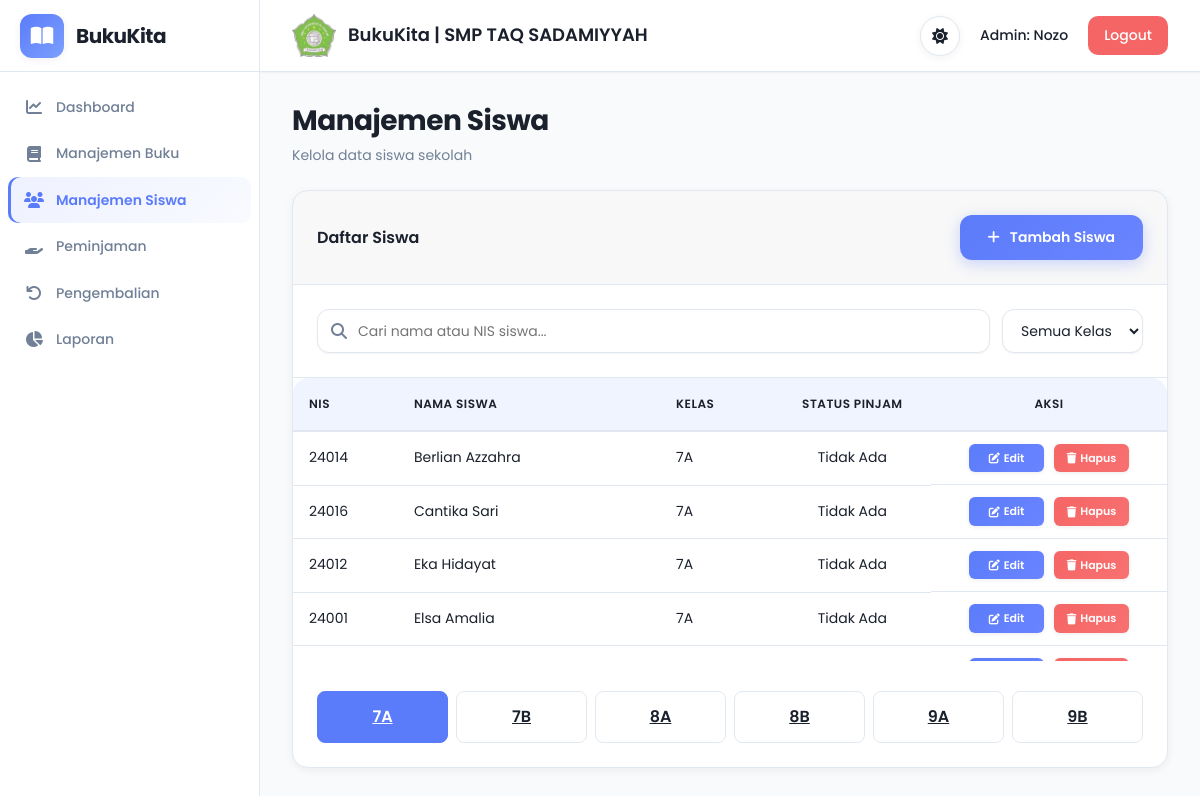
The page /pages/students.php (signed in) on the database its author committed.
### tables this page shows
CREATE TABLE IF NOT EXISTS students (
    id INT PRIMARY KEY AUTO_INCREMENT,
    student_id VARCHAR(20) UNIQUE NOT NULL,
    name VARCHAR(255) NOT NULL,
    class VARCHAR(20) NOT NULL,
    created_at TIMESTAMP DEFAULT CURRENT_TIMESTAMP
);

### includes/functions.php (called while the page is built, shortened)
<?php
function sqlStudentsOnlySMP($alias = 's') {
    return "({$alias}.class LIKE '7%' OR {$alias}.class LIKE '8%' OR {$alias}.class LIKE '9%')";
}
function getAllClasses() {
    return ['7A', '7B', '8A', '8B', '9A', '9B'];
}

### pages/students.php (the view, shortened to what this page needs)
<?php
require_once '../includes/functions.php';
$page         = (int) ($_GET['page'] ?? 1);
$search       = $_GET['search'] ?? '';
$filter_class = $_GET['class'] ?? '';
$query  = "SELECT s.*, (SELECT COUNT(*) FROM borrowings b WHERE b.student_id = s.id AND b.status = 'active') as active_borrowings FROM students s WHERE 1=1 AND " . sqlStudentsOnlySMP('s');
$params = [];
$types  = '';
$total_query = "SELECT COUNT(*) FROM students s WHERE 1=1 AND " . sqlStudentsOnlySMP('s');
$stmt = $conn->prepare($total_query);
$stmt->execute();
$total_students = $stmt->get_result()->fetch_row()[0];
$page_size      = 25;
$total_pages    = ceil($total_students / $page_size);
$offset         = ($page - 1) * $page_size;
$query   .= " ORDER BY class ASC, name ASC LIMIT ? OFFSET ?";
$params[] = $page_size;
$params[] = $offset;
$types   .= 'ii';
$stmt = $conn->prepare($query);
$stmt->bind_param($types, ...$params);
$stmt->execute();
$students = $stmt->get_result()->fetch_all(MYSQLI_ASSOC);
$all_classes = getAllClasses();
$page_labels = [];
if (empty($search) && empty($filter_class)) {
    $page_labels = $all_classes;
}
?>
<!DOCTYPE html>
<html lang="id">
<head>
    <link href="https://cdn.jsdelivr.net/npm/bootstrap@5.3.0/dist/css/bootstrap.min.css" rel="stylesheet">
    <link rel="stylesheet" href="https://cdnjs.cloudflare.com/ajax/libs/font-awesome/6.4.0/css/all.min.css">
    <link rel="stylesheet" href="../assets/css/style.css">
    <link rel="stylesheet" href="../assets/css/dark-mode.css">
</head>
<body class="dashboard-layout page-table-only">
    <div class="main-layout">
        <aside class="sidebar">
            <div class="sidebar-brand">
                <div class="book-logo">
                    <i class="fas fa-book-open"></i>
                </div>
                <span class="brand-title">BukuKita</span>
            </div>
            <nav>
                <a href="dashboard.php" class="nav-link">
                    <i class="fas fa-chart-line"></i> <span>Dashboard</span>
                </a>
                <a href="books.php" class="nav-link">
                    <i class="fas fa-book"></i> <span>Manajemen Buku</span>
                </a>
                <a href="students.php" class="nav-link active">
                    <i class="fas fa-users"></i> <span>Manajemen Siswa</span>
                </a>
                <a href="borrowing.php" class="nav-link">
                    <i class="fas fa-hand-holding"></i> <span>Peminjaman</span>
                </a>
                <a href="returning.php" class="nav-link">
                    <i class="fas fa-undo"></i> <span>Pengembalian</span>
                </a>
                <a href="reports.php" class="nav-link">
                    <i class="fas fa-chart-pie"></i> <span>Laporan</span>
                </a>
            </nav>
        </aside>
        <main class="content-wrapper">
            <nav class="navbar">
                <div class="navbar-content">
                    <div class="navbar-title">
                        <img src="../assets/uploads/logo/logo-transparent.png" alt="Logo SMP TAQ SADAMIYYAH" class="school-logo">
                        BukuKita | SMP TAQ SADAMIYYAH
                    </div>
                    <div class="navbar-user">
                        <button class="theme-toggle-btn" title="Switch Theme">
                            <i class="fas fa-sun"></i>
                        </button>
                        <span class="user-name">Admin: <?php echo htmlspecialchars($_SESSION['username']); ?></span>
                        <a href="../auth/logout.php" class="btn-logout">Logout</a>
                    </div>
                </div>
            </nav>
            <section class="dashboard-content">
        <div class="page-header">
            <h2>Manajemen Siswa</h2>
            <p>Kelola data siswa sekolah</p>
        </div>
        <div class="card table-card">
            <div class="card-header">
                <h5>Daftar Siswa</h5>
                <button class="btn btn-primary" onclick="addStudent()">
                    <i class="fas fa-plus"></i> Tambah Siswa
                </button>
            </div>
            <div class="card-body" style="border-bottom: 1px solid var(--border-color);">
                <div class="search-box" style="margin-bottom: 0;">
                    <div class="search-wrapper">
                        <i class="fas fa-search"></i>
                        <input type="text" class="search-input" id="searchInput"
                               placeholder="Cari nama atau NIS siswa..."
                               value="<?php echo htmlspecialchars($search); ?>">
                    </div>
                    <select class="filter-select" id="classFilter">
                        <option value="">Semua Kelas</option>
                    </select>
                </div>
            </div>
            <div class="table-responsive">
                <table>
                    <thead>
                        <tr>
                            <th style="width: 12%;">NIS</th>
                            <th style="width: 30%;">Nama Siswa</th>
                            <th style="width: 13%;">Kelas</th>
                            <th style="width: 18%; text-align: center;">Status Pinjam</th>
                            <th style="width: 27%; text-align: center;">Aksi</th>
                        </tr>
                    </thead>
                    <tbody id="studentsTable">
                        <?php if (empty($students)): ?>
                            <tr>
                                <td colspan="5" style="padding: 40px;">
                                </td>
                            </tr>
                        <?php else: ?>
                            <?php foreach ($students as $student): ?>
                            <tr>
                                <td><?php echo htmlspecialchars($student['student_id']); ?></td>
                                <td><?php echo htmlspecialchars($student['name']); ?></td>
                                <td><?php echo htmlspecialchars($student['class']); ?></td>
                                <td style="text-align: center;">
                                    <?php
                                    $active_borrowing = $student['active_borrowings'];
                                    if ($active_borrowing > 0) {
                                        echo '<button class="badge-soft badge-soft-warning" onclick="viewStudentBorrowings(' . $student['id'] . ', \'' . htmlspecialchars($student['name']) . '\')" style="border: none; cursor: pointer; font-family: inherit;">Meminjam (' . $active_borrowing . ')</button>';
                                    } else {
                                        echo '<span class="badge-soft badge-soft-primary">Tidak Ada</span>';
                                    }
                                    ?>
                                </td>
                                <td style="text-align: center;">
                                    <button class="btn btn-sm btn-primary" onclick="editStudent(event, <?php echo $student['id']; ?>)" style="width: 75px; display: flex; align-items: center; justify-content: center; gap: 4px;">
                                        <i class="fas fa-edit"></i> Edit
                                    </button>
                                    <button class="btn btn-sm btn-danger" onclick="deleteStudent(<?php echo $student['id']; ?>)" style="width: 75px; margin-left: 5px; display: flex; align-items: center; justify-content: center; gap: 4px;">
                                        <i class="fas fa-trash"></i> Hapus
                                    </button>
                                </td>
                            </tr>
                            <?php endforeach; ?>
                        <?php endif; ?>
                    </tbody>
                </table>
            </div>
            <div class="card-body" style="padding-top: 0;">
                <?php if ($total_pages > 1): ?>
        <?php
        $cols = min(6, $total_pages);
        ?>
        <div class="pagination" style="display: grid; grid-template-columns: repeat(<?php echo $cols; ?>, 1fr); width: 100%; margin-top: 30px; gap: 8px;">
            <?php for ($i = 1; $i <= $total_pages; $i++): ?>
                <?php $label = (!empty($page_labels) && isset($page_labels[$i - 1])) ? $page_labels[$i - 1] : $i; ?>
                <a href="?page=<?php echo $i; ?>&search=<?php echo urlencode($search); ?>&class=<?php echo urlencode($filter_class); ?>" class="<?php echo $i === (int)$page ? 'active' : ''; ?>" style="text-align: center; padding: 12px 10px; font-size: 16px; font-weight: 600; white-space: nowrap; border-radius: 8px;">
                    <?php echo htmlspecialchars($label); ?>
                </a>
            <?php endfor; ?>
        </div>
        <?php endif; ?>
            </div>
        </div>
            </section>
        </main>
    </div>
</body>
</html>

### assets/css/dark-mode.css (style rules this page uses)
.theme-toggle-btn { display: inline-flex; align-items: center; justify-content: center; background-color: var(--surface); color: var(--text-main); border: 1px solid var(--border-color); padding: 8px 14px; border-radius: 999px; cursor: pointer; font-size: 16px; transition: all 0.3s ease; box-shadow: var(--shadow-sm); }
.theme-toggle-btn i { transition: transform 0.3s ease; }

### rows shown on the page
students: student "24014", name "Berlian Azzahra", class "7A", shows "Tidak Ada"
students: student "24016", name "Cantika Sari", class "7A", shows "Tidak Ada"
students: student "24012", name "Eka Hidayat", class "7A", shows "Tidak Ada"
students: student "24001", name "Elsa Amalia", class "7A", shows "Tidak Ada"

### other values the page prints
$_SESSION['username'] "Nozo"
$label "7A"
$label "7B"
$label "8A"
$label "8B"
$label "9A"
$label "9B"
